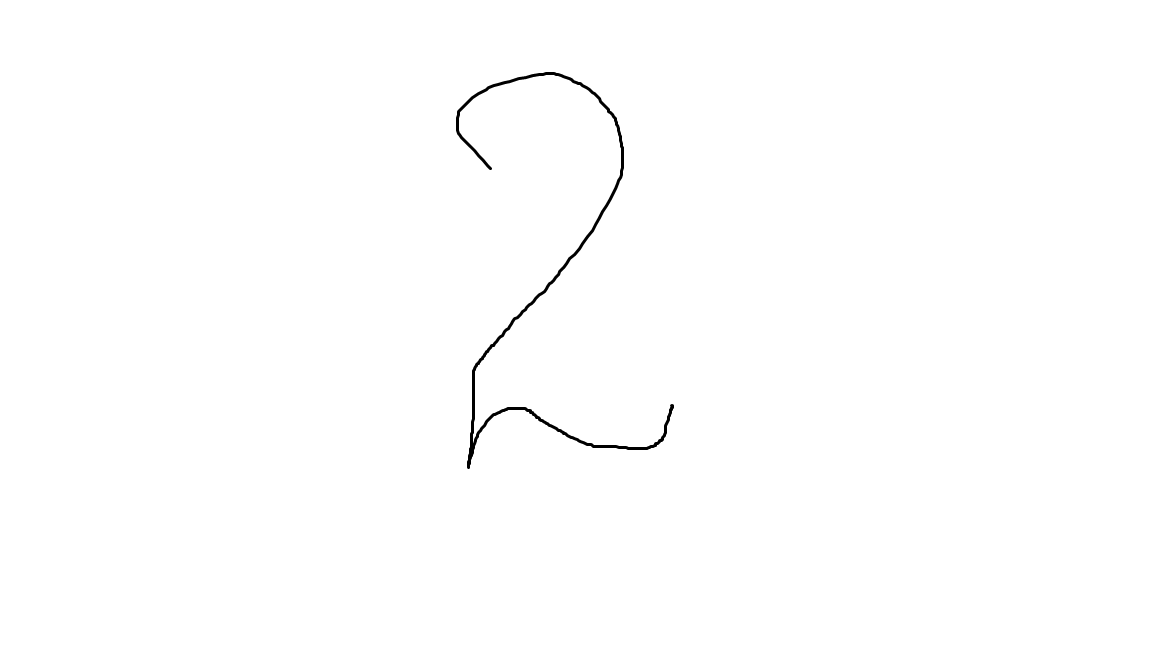
#> input picture test.png, 1152 x 648 px
$ python -i image_processing.py   (imports and definitions only)
#> lines starting #> are read from the running program, lines starting #| are printed output that depends on the picture; after the words box and inside, x2 and y2 are one past the last pixel; in counts of white or black regions, pixels touching at a corner belong together
import cv2
import numpy as np

def preprocess_image(image_path):
#> called with image_path = '../test.png'
    img = cv2.imread(image_path)
#> img is the input picture: shape (648, 1152, 3); min 0, max 255, mean 254

    gray = cv2.cvtColor(img, cv2.COLOR_BGR2GRAY)

    # сглаживание
    gray = cv2.GaussianBlur(gray, (3, 3), 0)

    # автоматический порог вместо фиксированного
    _, thresh = cv2.threshold(
        gray,
        0,
        255,
        cv2.THRESH_BINARY_INV + cv2.THRESH_OTSU
    )
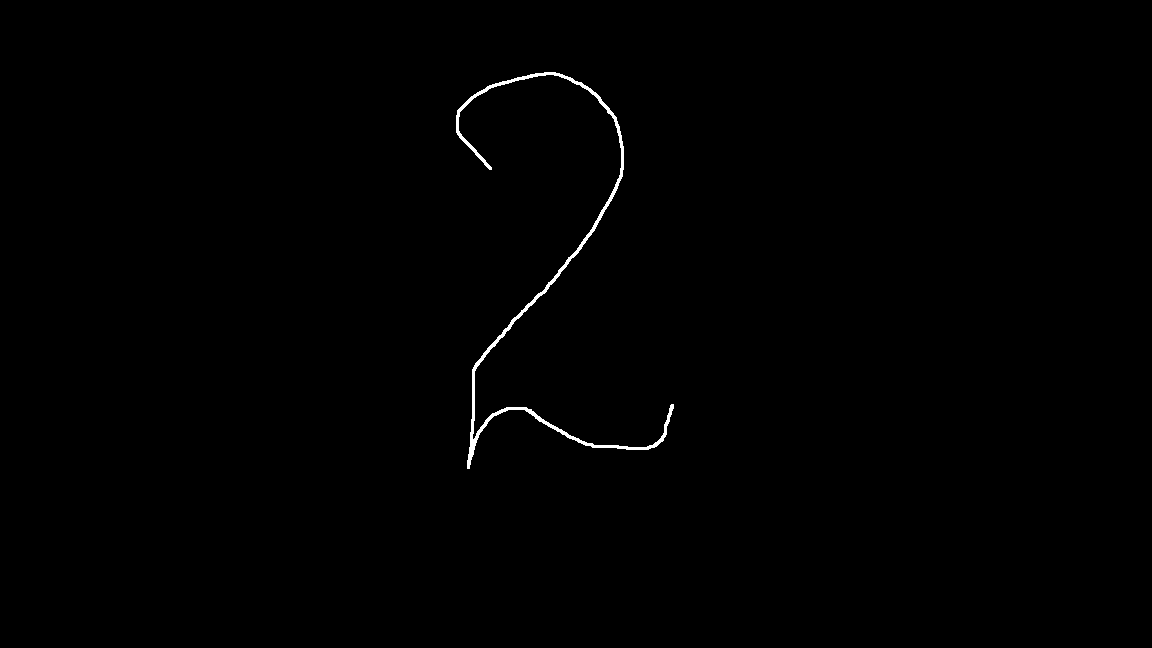
#> thresh: shape (648, 1152); 0.42% white; 1 white region, box (x1, y1, x2, y2) and area: (456, 72, 674, 469) 3159

    kernel = np.ones((2, 2), np.uint8)
    thresh = cv2.morphologyEx(thresh, cv2.MORPH_CLOSE, kernel, iterations=1)
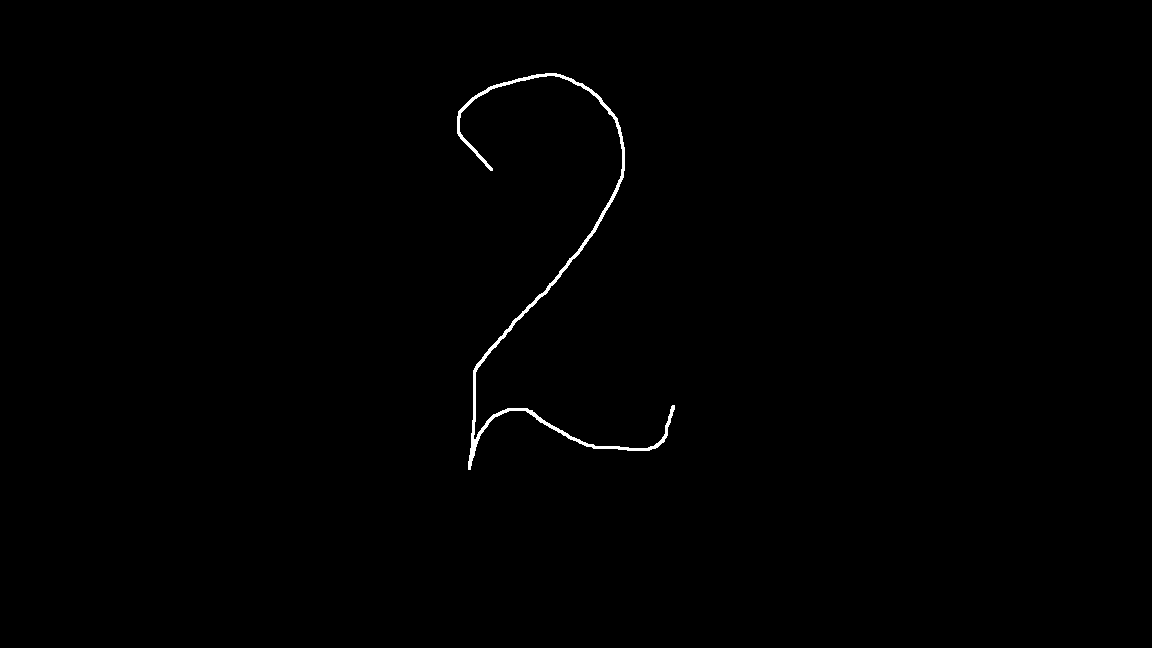
#> thresh: shape (648, 1152); 0.42% white; 1 white region, box (x1, y1, x2, y2) and area: (457, 73, 675, 470) 3160

    return thresh


# [32 lines of commented-out code are left out]

# [178 lines left out: functions extract_characters, extract_and_prepare, not called in this run]

# [45 lines of commented-out code are left out]

>>> result = preprocess_image('../test.png')

$ run again, on abcde.png
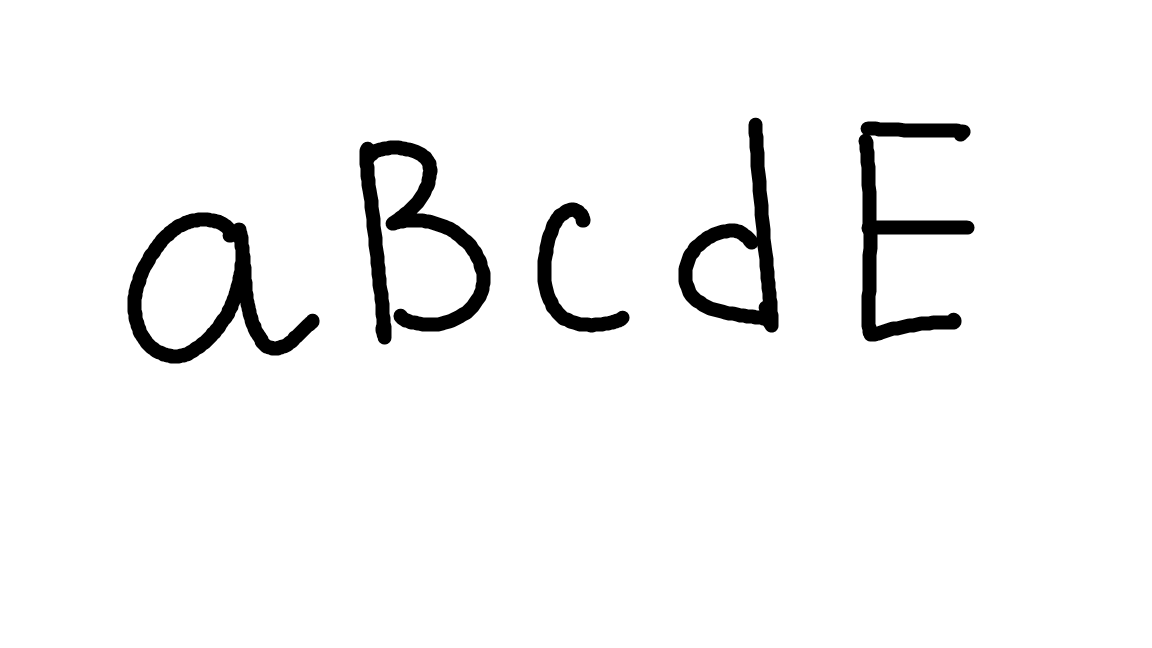
#> input picture abcde.png, 1152 x 648 px
#> in preprocess_image, img is the input picture: shape (648, 1152, 3); min 0, max 255, mean 244.3
#> in preprocess_image, `_, thresh = cv2.threshold( gray, 0, 255, cv2.THRESH_BINARY_INV + cv2.T..`:
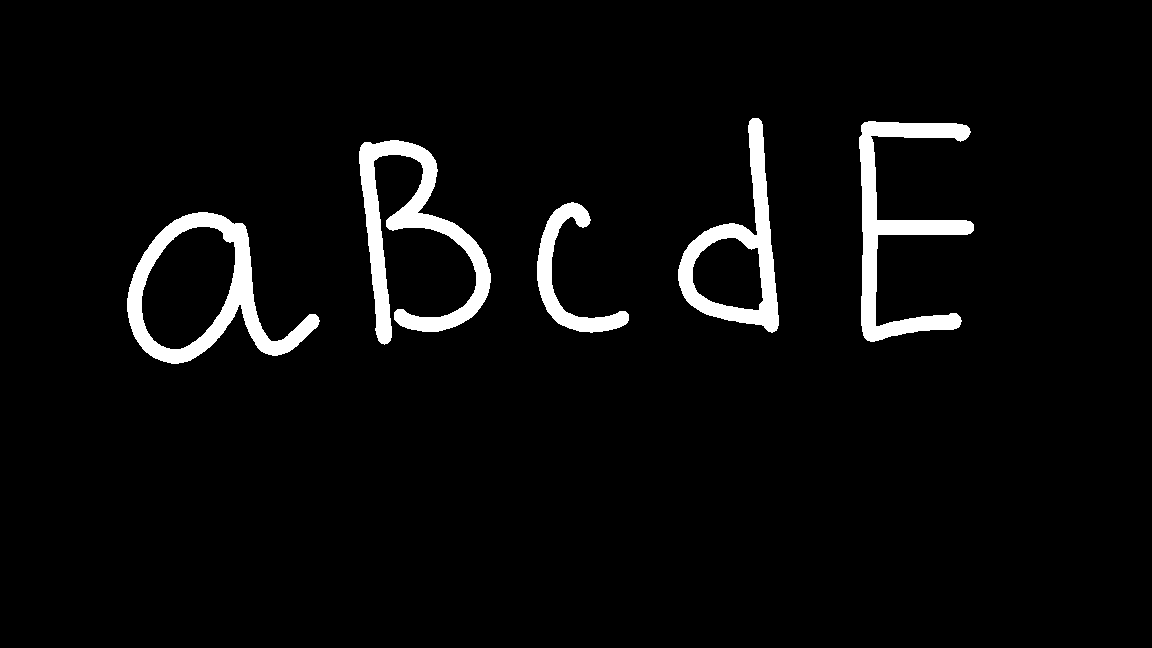
#> thresh: shape (648, 1152); 4.3% white; 5 white regions, box (x1, y1, x2, y2) and area: (359, 140, 491, 345) 8113, (127, 212, 320, 364) 7506, (859, 121, 974, 342) 7306, (678, 118, 779, 333) 5946, (537, 202, 629, 333) 3093
#> in preprocess_image, `thresh = cv2.morphologyEx(thresh, cv2.MORPH_CLOSE, kernel, iterations=1)`:
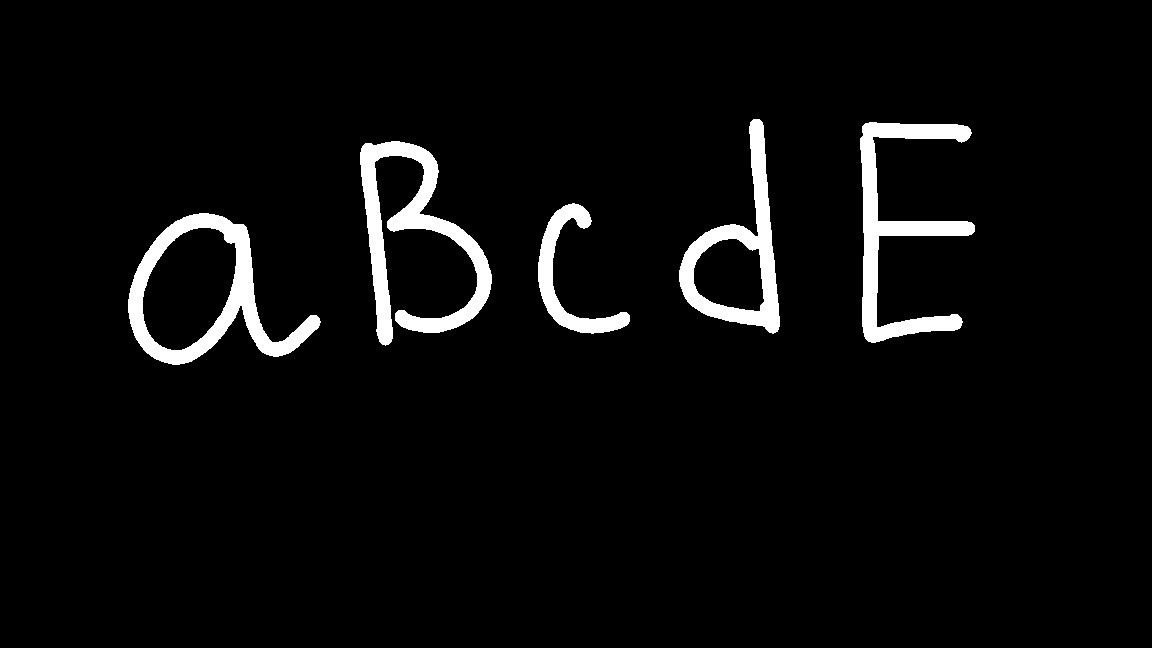
#> thresh: shape (648, 1152); 4.3% white; 5 white regions, box (x1, y1, x2, y2) and area: (360, 141, 492, 346) 8114, (128, 213, 321, 365) 7507, (860, 122, 975, 343) 7307, (679, 119, 780, 334) 5946, (538, 203, 630, 334) 3093

$ run again, on alfa.png
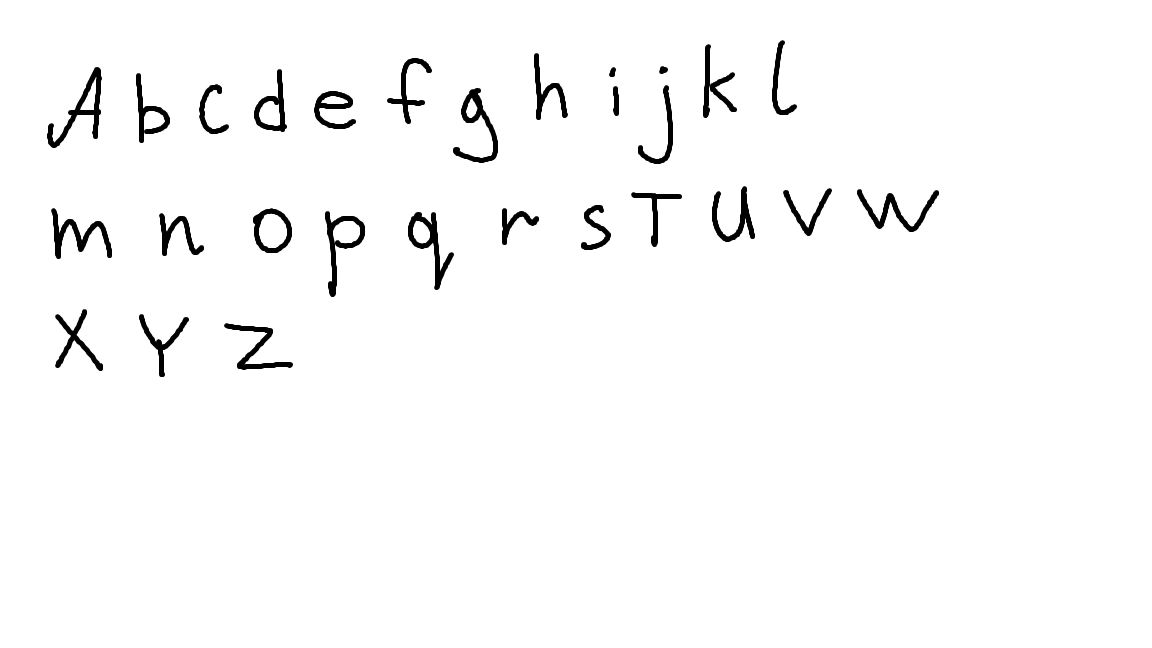
#> input picture alfa.png, 1152 x 648 px
#> in preprocess_image, img is the input picture: shape (648, 1152, 3); min 0, max 255, mean 249.2
#> in preprocess_image, `_, thresh = cv2.threshold( gray, 0, 255, cv2.THRESH_BINARY_INV + cv2.T..`:
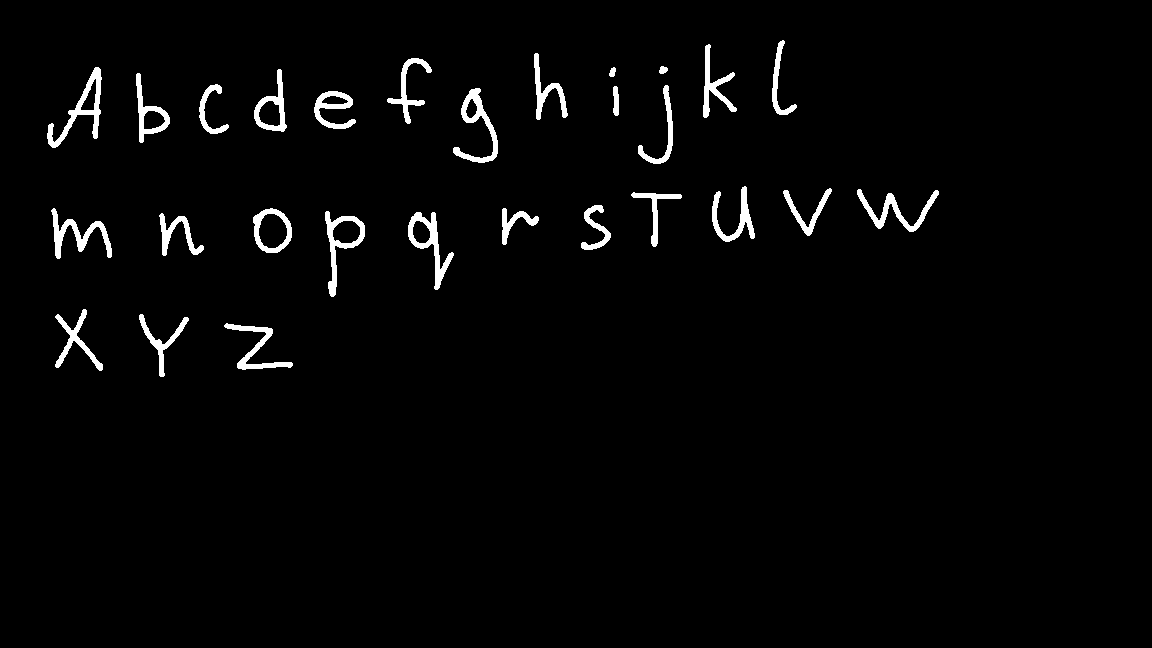
#> thresh: shape (648, 1152); 2.3% white; 28 white regions, largest, box (x1, y1, x2, y2) and area: (47, 67, 102, 148) 1055, (408, 212, 454, 290) 958, (453, 88, 498, 163) 920
#> in preprocess_image, `thresh = cv2.morphologyEx(thresh, cv2.MORPH_CLOSE, kernel, iterations=1)`:
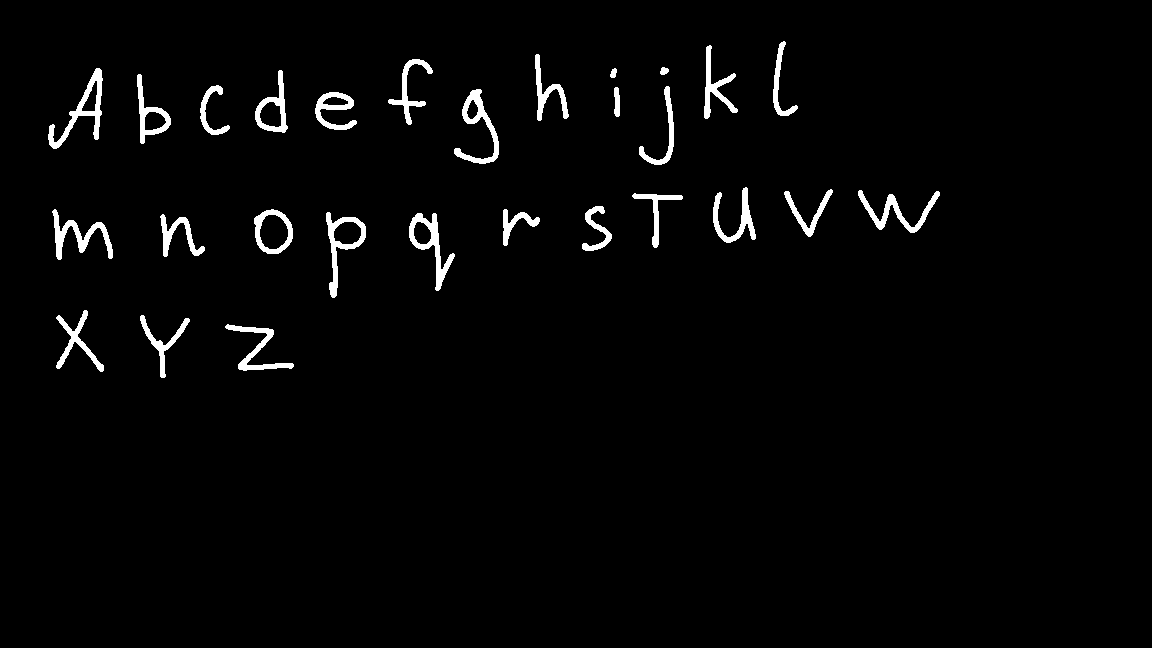
#> thresh: shape (648, 1152); 2.3% white; 28 white regions, largest, box (x1, y1, x2, y2) and area: (48, 68, 103, 149) 1057, (409, 213, 455, 291) 960, (454, 89, 499, 164) 921

$ run again, on fghigk.png
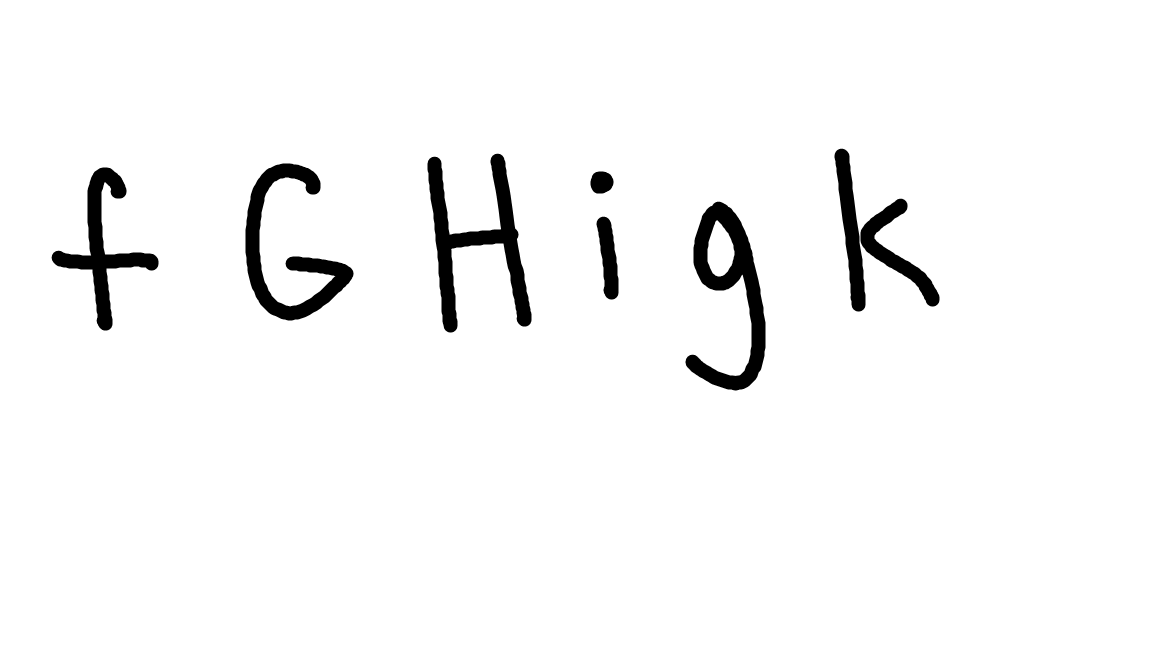
#> input picture fghigk.png, 1152 x 648 px
#> in preprocess_image, img is the input picture: shape (648, 1152, 3); min 0, max 255, mean 246.2
#> in preprocess_image, `_, thresh = cv2.threshold( gray, 0, 255, cv2.THRESH_BINARY_INV + cv2.T..`:
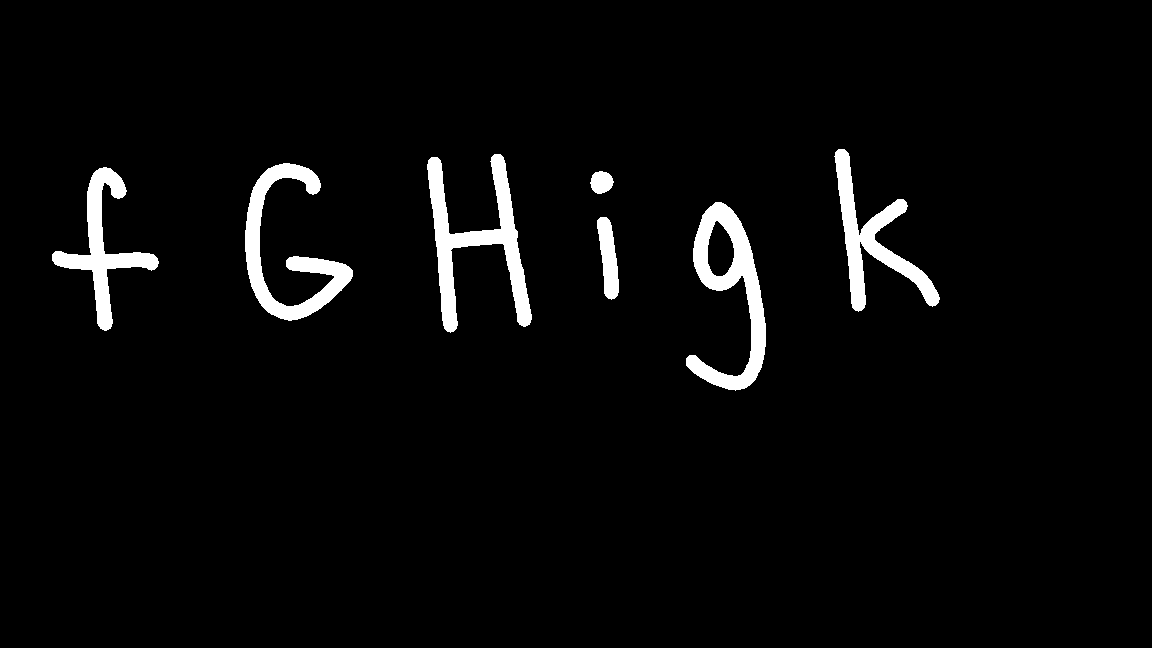
#> thresh: shape (648, 1152); 3.5% white; 7 white regions, largest, box (x1, y1, x2, y2) and area: (427, 154, 532, 333) 5762, (686, 202, 766, 391) 5405, (245, 163, 353, 321) 4999
#> in preprocess_image, `thresh = cv2.morphologyEx(thresh, cv2.MORPH_CLOSE, kernel, iterations=1)`:
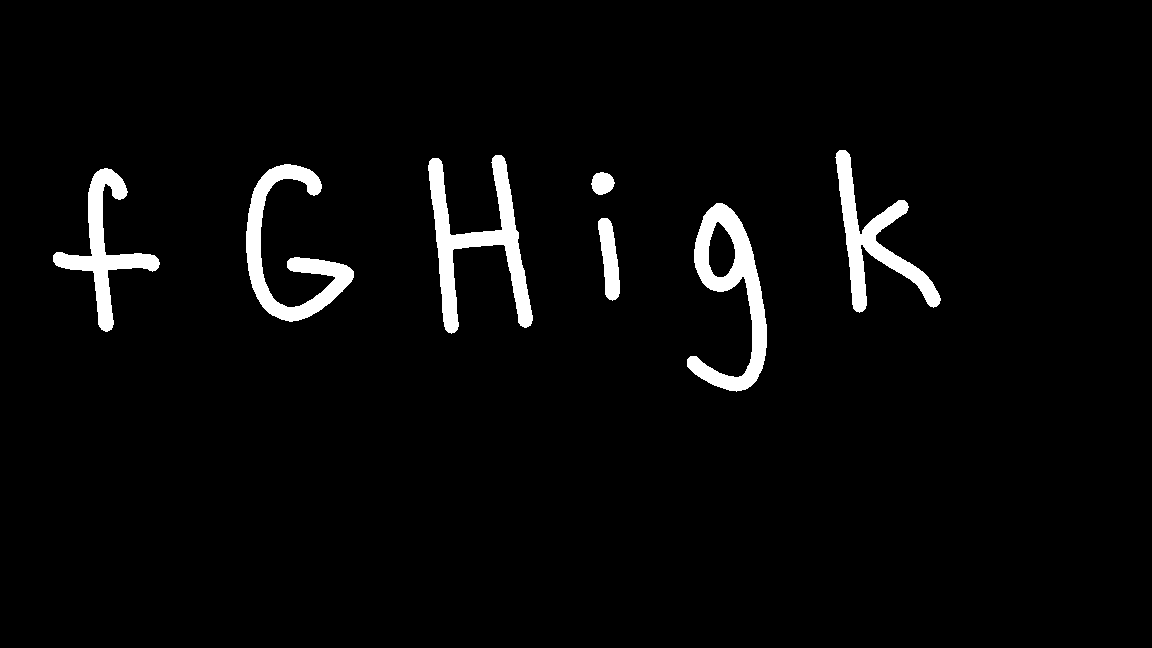
#> thresh: shape (648, 1152); 3.5% white; 7 white regions, largest, box (x1, y1, x2, y2) and area: (428, 155, 533, 334) 5763, (687, 203, 767, 392) 5405, (246, 164, 354, 322) 4999
